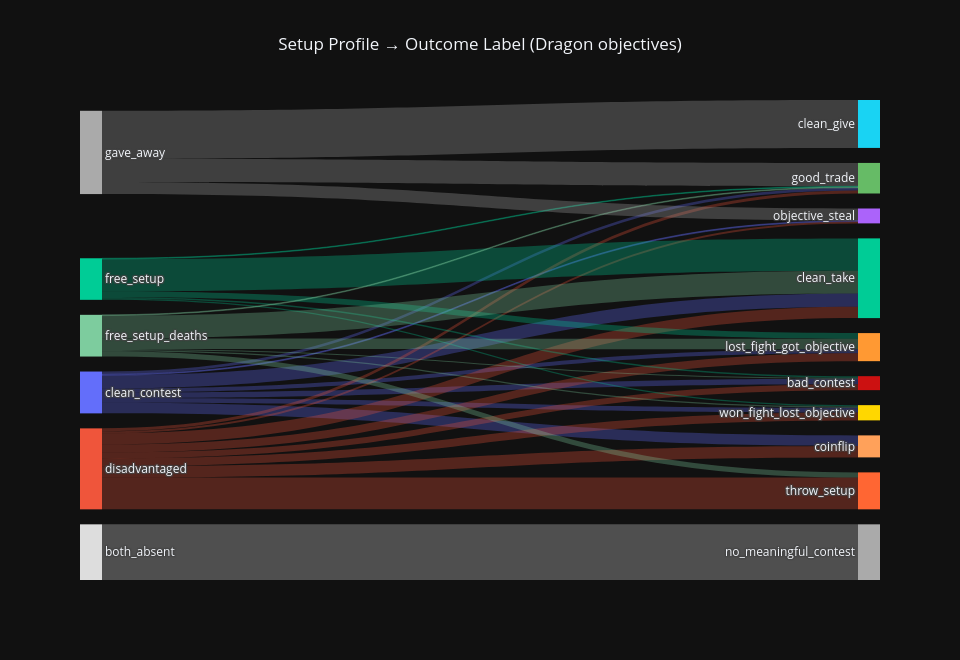

The code cell stored with this chart in its notebook:
### Code cell
# ── Sankey: Setup Profile → Outcome Label ────────────────────────────────────

def _hex_rgba(hex_color: str, alpha: float = 0.38) -> str:
    h = hex_color.lstrip("#")
    return f"rgba({int(h[0:2], 16)},{int(h[2:4], 16)},{int(h[4:6], 16)},{alpha})"

SETUP_COLORS = {
    "free_setup":        "#00CC96",
    "free_setup_deaths": "#7DCC9E",
    "clean_contest":     "#636EFA",
    "disadvantaged":     "#EF553B",
    "gave_away":         "#AAAAAA",
    "no_early_setup":       "#DDDDDD",
}
OUTCOME_COLORS = {
    "clean_take":               "#00CC96",
    "clean_give":               "#19D3F3",
    "good_trade":               "#66BB66",
    "coinflip":                 "#FFA15A",
    "throw_setup":              "#FF6633",
    "bad_contest":              "#CC1111",
    "won_fight_lost_objective": "#FFD700",
    "lost_fight_got_objective": "#FF9933",
    "objective_steal":          "#AB63FA",
    "no_meaningful_contest":    "#AAAAAA",
}

p_setups   = [p for p in PROFILE_ORDER  if p in df["setup_profile"].unique()]
p_outcomes = [o for o in OUTCOME_ORDER  if o in df["outcome_label"].unique()]

all_labels  = p_setups + p_outcomes
node_idx    = {l: i for i, l in enumerate(all_labels)}
node_colors = (
    [SETUP_COLORS.get(p, "#888") for p in p_setups]
    + [OUTCOME_COLORS.get(o, "#888") for o in p_outcomes]
)

counts = (
    df.groupby(["setup_profile", "outcome_label"])
    .size()
    .reset_index(name="n")
)
counts = counts[
    counts["setup_profile"].isin(p_setups)
    & counts["outcome_label"].isin(p_outcomes)
    & (counts["n"] >= 3)
]

src4, tgt4, val4, lc4 = [], [], [], []
for _, row in counts.iterrows():
    src4.append(node_idx[row["setup_profile"]])
    tgt4.append(node_idx[row["outcome_label"]])
    val4.append(int(row["n"]))
    lc4.append(_hex_rgba(SETUP_COLORS.get(row["setup_profile"], "#888"), 0.30))

fig_s2 = go.Figure(go.Sankey(
    arrangement="snap",
    node=dict(
        pad=15, thickness=22,
        label=all_labels, color=node_colors,
        line=dict(color="rgba(0,0,0,0)", width=0),
        hovertemplate="%{label}<br>Total: %{value:,}<extra></extra>",
    ),
    link=dict(
        source=src4, target=tgt4, value=val4, color=lc4,
        hovertemplate="%{source.label} \u2192 %{target.label}<br>Count: %{value:,}<extra></extra>",
    ),
))
fig_s2.update_layout(
    title=dict(text="Setup Profile \u2192 Outcome Label (Dragon objectives)", x=0.5),
    template="plotly_dark",
    width=960, height=660,
    font=dict(size=12),
)
fig_s2.show()

### Figure 1 — Plotly figure (JSON) as saved in the notebook; plotly's stock layout.template omitted (floating-point values rounded to 4 significant figures)
{"data": [{"arrangement": "snap", "link": {"color": ["rgba(221,221,221,0.3)", "rgba(99,110,250,0.3)", "rgba(99,110,250,0.3)", "rgba(99,110,250,0.3)", "rgba(99,110,250,0.3)", "rgba(99,110,250,0.3)", "rgba(99,110,250,0.3)", "rgba(99,110,250,0.3)", "rgba(239,85,59,0.3)", "rgba(239,85,59,0.3)", "rgba(239,85,59,0.3)", "rgba(239,85,59,0.3)", "rgba(239,85,59,0.3)", "rgba(239,85,59,0.3)", "rgba(239,85,59,0.3)", "rgba(239,85,59,0.3)", "rgba(0,204,150,0.3)", "rgba(0,204,150,0.3)", "rgba(0,204,150,0.3)", "rgba(0,204,150,0.3)", "rgba(0,204,150,0.3)", "rgba(125,204,158,0.3)", "rgba(125,204,158,0.3)", "rgba(125,204,158,0.3)", "rgba(125,204,158,0.3)", "rgba(125,204,158,0.3)", "rgba(125,204,158,0.3)", "rgba(170,170,170,0.3)", "rgba(170,170,170,0.3)", "rgba(170,170,170,0.3)"], "hovertemplate": "%{source.label} → %{target.label}<br>Count: %{value:,}<extra></extra>", "source": [0, 4, 4, 4, 4, 4, 4, 4, 5, 5, 5, 5, 5, 5, 5, 5, 2, 2, 2, 2, 2, 3, 3, 3, 3, 3, 3, 1, 1, 1], "target": [15, 10, 6, 9, 8, 12, 14, 11, 10, 6, 9, 8, 12, 14, 13, 11, 10, 6, 8, 12, 11, 10, 6, 8, 12, 13, 11, 7, 8, 14], "value": [4846, 468, 1143, 926, 242, 362, 86, 415, 520, 993, 989, 254, 682, 164, 2765, 681, 133, 2815, 65, 489, 116, 95, 1989, 69, 911, 452, 115, 4172, 2032, 1045]}, "node": {"color": ["#DDDDDD", "#AAAAAA", "#00CC96", "#7DCC9E", "#636EFA", "#EF553B", "#00CC96", "#19D3F3", "#66BB66", "#FFA15A", "#CC1111", "#FFD700", "#FF9933", "#FF6633", "#AB63FA", "#AAAAAA"], "hovertemplate": "%{label}<br>Total: %{value:,}<extra></extra>", "label": ["both_absent", "gave_away", "free_setup", "free_setup_deaths", "clean_contest", "disadvantaged", "clean_take", "clean_give", "good_trade", "coinflip", "bad_contest", "won_fight_lost_objective", "lost_fight_got_objective", "throw_setup", "objective_steal", "no_meaningful_contest"], "line": {"color": "rgba(0,0,0,0)", "width": 0}, "pad": 15, "thickness": 22}, "type": "sankey"}], "layout": {"font": {"size": 12}, "height": 660, "title": {"text": "Setup Profile → Outcome Label (Dragon objectives)", "x": 0.5}, "width": 960}}
